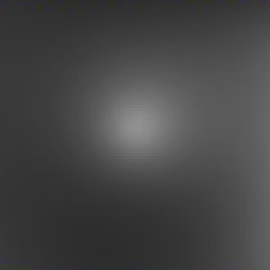
//> input picture rebuild/build/(0.2 0 -1).png, 90 x 90 px (shown 3 times larger); the run also reads 2 pictures not shown here
$ ./rebuild   (built with g++ and OpenCV 4)
//> lines starting //> are read from the running program, lines starting //| are printed output that depends on the picture
#include <opencv2/opencv.hpp>
#include <iostream>
#include <fstream>
#include "Eigen/Eigen"
#include <Eigen/Core>

using namespace cv;
using namespace std;
using namespace Eigen;

int main()
{
	Mat image1, image2, image3, image4,  StdDev;
	image1 = imread("(0.2 0 -1).png");
//> image1 is the input picture: 90 rows x 90 cols, CV_8UC3; mean B, G, R 69.6, 69.5, 69.5
	cvtColor(image1, image1, COLOR_RGB2GRAY);
//> image1: 90 rows x 90 cols, CV_8UC1
	image2 = imread("(0 0.2 -1).png");
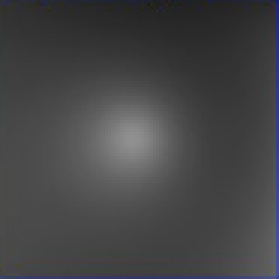
//> input picture rebuild/build/(0 0.2 -1).png, 93 x 93 px (shown 3 times larger)
//> image2 is the input picture: 93 rows x 93 cols, CV_8UC3; mean B, G, R 70.2, 68.8, 68.7
	cvtColor(image2, image2, COLOR_RGB2GRAY);
//> image2: 93 rows x 93 cols, CV_8UC1
	image3 = imread("(0 0 -1).png");
	cvtColor(image3, image3, COLOR_RGB2GRAY);
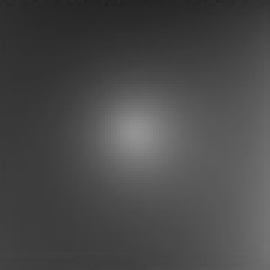
//> image3: 90 rows x 90 cols, CV_8UC1 (shown 3 times larger); min 31, max 147, mean 73.3
	image4 = imread("(0 -0.2 -1).png");
	cvtColor(image4, image4, COLOR_RGB2GRAY);
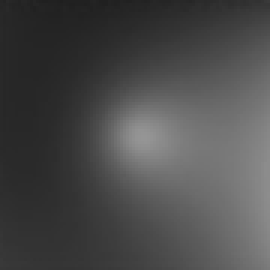
//> image4: 90 rows x 90 cols, CV_8UC1 (shown 3 times larger); min 31, max 149, mean 74.4
	/**************************************************************************************************************/


	Size size = image1.size();
//> size = Size(90, 90)
	int count = size.width * size.height;
//> count = 8100
	MatrixXd I(4, count), s(4, 3), n(3, count);
	s << 0.2, 0, -1, 0, 0.2, -1, 0, 0, -1, 0, -0.2, -1;
	//cout << "s=" << s << endl;
	ofstream file("n.txt", ios::out);
	for (int i = 0; i < size.width; i++)
		{
			uchar* pdata1= image1.ptr<uchar>(i);
			uchar* pdata2= image2.ptr<uchar>(i);
			uchar* pdata3= image3.ptr<uchar>(i);
			uchar* pdata4= image4.ptr<uchar>(i);
			for (int j = 0; j < size.height; j++)
			{
				uchar data1=pdata1[j];
				uchar data2=pdata2[j];
				uchar data3=pdata3[j];
				uchar data4=pdata4[j];
				MatrixXd I_temp(4, 1), n_temp(3, 1);
				I_temp(0) = double(data1);
				I_temp(1) = double(data2);
				I_temp(2) = double(data3);
				I_temp(3) = double(data4);
				//cout << "I=" << I_temp << endl;
				n_temp = (s.transpose() * s ).inverse() * s.transpose() * I_temp;
				float pho = n_temp.norm();
				n_temp = n_temp / pho;
				n_temp = n_temp / n_temp(2);
				//n_temp(0) = - n_temp(0)/n_temp(2, 0);
				cout << "n=" << n_temp << endl;
				I.col(i*size.height + j) = I_temp;
				n.col(i*size.height + j) = n_temp;

				file << n_temp << endl;		//将像素值转化为整数后写入文件
				cvWaitKey(0);
			}
			cout << endl ;			//打印一行后进行换行
			file << endl ;
		}
	file.close();//关闭文件
	cout << endl;
	cout << "size.height=" << size.height << endl;
//| size.height=90
	cout << "size.width=" << size.width << endl;
//| size.width=90
	cvWaitKey(0);
}
